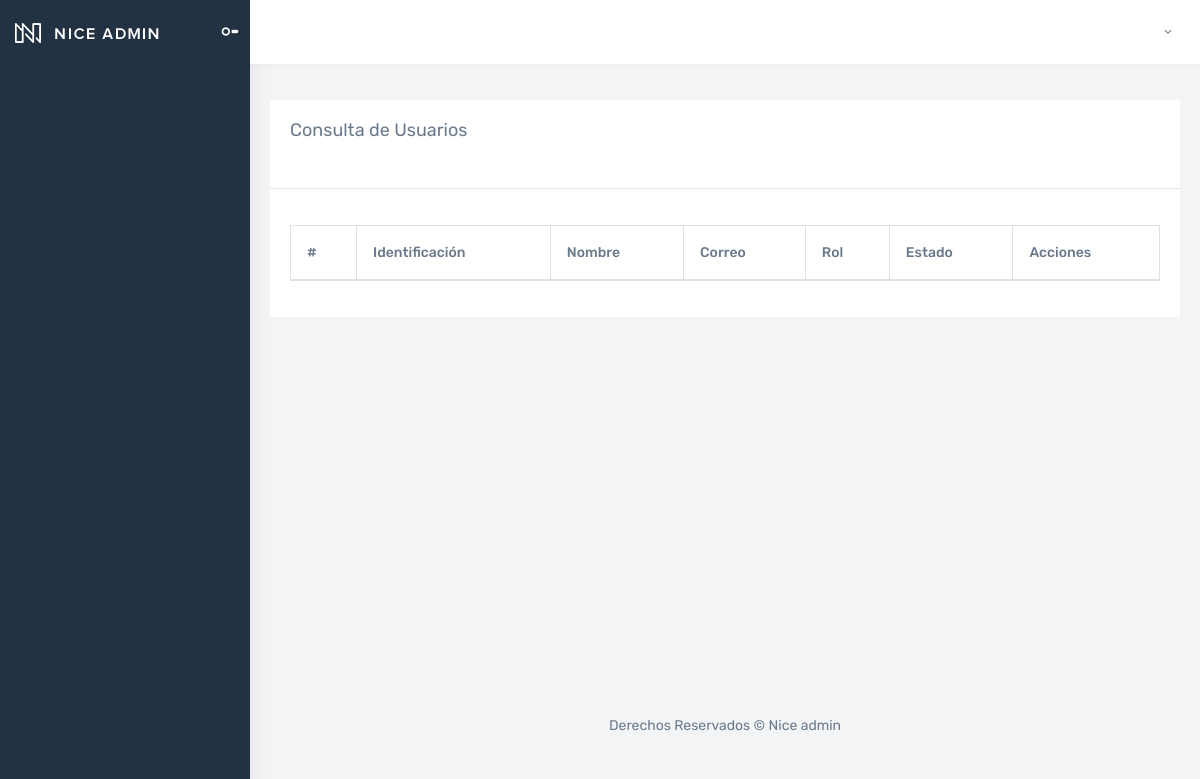
The app's page /Views/Usuario/consultarUsuarios.php, older data.
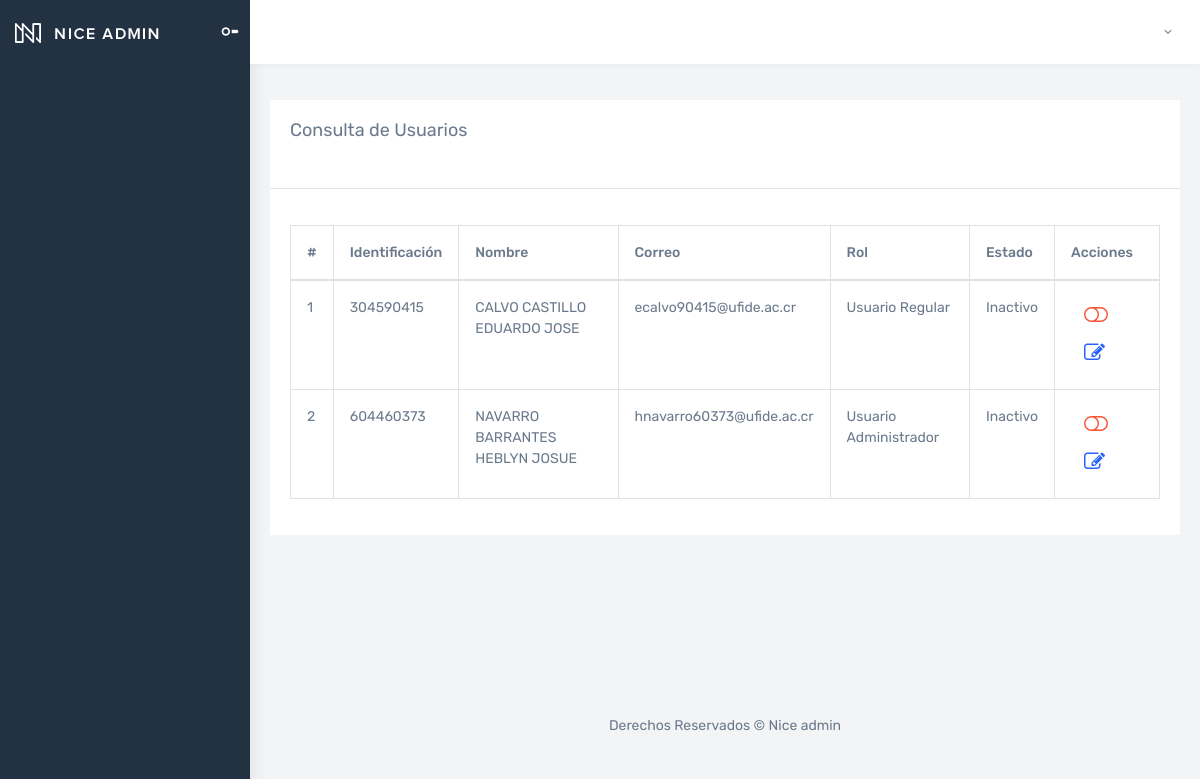
The same page, newer data.
### tables this page shows
CREATE TABLE `tusuario` (
  `IdUsuario` bigint(11) NOT NULL AUTO_INCREMENT,
  `Nombre` varchar(255) NOT NULL,
  `Correo` varchar(100) NOT NULL,
  `Identificacion` varchar(20) NOT NULL,
  `Contrasenna` varchar(10) NOT NULL,
  `IdRol` int(11) NOT NULL,
  PRIMARY KEY (`IdUsuario`),
  KEY `FK_tusuario_trol` (`IdRol`),
  CONSTRAINT `FK_tusuario_trol` FOREIGN KEY (`IdRol`) REFERENCES `trol` (`IdRol`)
);

CREATE TABLE `trol` (
  `IdRol` int(11) NOT NULL AUTO_INCREMENT,
  `NombreRol` varchar(50) NOT NULL,
  PRIMARY KEY (`IdRol`)
);

### Models/usuarioModel.php (called while the page is built, shortened)
<?php
    function ConsultarUsuariosModel()
    {
        try
        {
            $context = OpenDB();
            $sp = "CALL ConsultarUsuarios()";
            $respuesta = $context -> query($sp);
            return $respuesta;
        }
        catch(Exception $error)
        {
            RegistrarError($error);
            return null;
        }
    }
?>

### Controllers/usuarioController.php (called while the page is built, shortened)
<?php
    include_once $_SERVER["DOCUMENT_ROOT"] . '/Curso/Models/usuarioModel.php';
    function ConsultarUsuarios()
    {
        return ConsultarUsuariosModel();
    }
?>

### Views/Usuario/consultarUsuarios.php (the view, shortened to what this page needs)
<?php
    include_once $_SERVER["DOCUMENT_ROOT"] . '/Curso/Views/layoutInterno.php';
    include_once $_SERVER["DOCUMENT_ROOT"] . '/Curso/Controllers/usuarioController.php';
    $resultado = ConsultarUsuarios();
?>
<!DOCTYPE html>
<html>
<?php
       AddCss();
    ?>
<body>
    <div id="main-wrapper">
        <?php
            ShowHeader();
            ShowMenu();
        ?>
        <div class="page-wrapper">
            <div class="container-fluid">
                <div class="row">
                    <div class="col-12">
                        <div class="card">
                            <div class="card-body">
                                <h4 class="card-title">Consulta de Usuarios</h4>
                            </div>
                            <hr>
                            <form class="form-horizontal" action="" method="POST">
                                <div class="card-body">
                                    <table id="tablaDatos" class="table table-bordered table-hover">
                                        <thead>
                                            <tr>
                                                <th>#</th>
                                                <th>Identificación</th>
                                                <th>Nombre</th>
                                                <th>Correo</th>
                                                <th>Rol</th>
                                                <th>Estado</th>
                                                <th>Acciones</th>
                                            </tr>
                                        </thead>
                                        <tbody>
                                            <?php
                                                While($fila = mysqli_fetch_array($resultado))
                                                {
                                                    echo "<tr>";
                                                    echo "<td>". $fila["IdUsuario"] ."</td>";
                                                    echo "<td>". $fila["Identificacion"] ."</td>";
                                                    echo "<td>". $fila["Nombre"] ."</td>";
                                                    echo "<td>". $fila["Correo"] ."</td>";
                                                    echo "<td>". $fila["NombreRol"] ."</td>";
                                                    echo "<td>". $fila["EstadoDescripcion"] ."</td>";
                                                    echo '<td>
                                                        <a class="btn btnAbrirModal" data-toggle="modal" data-target="#CambiarEstadoUsuario"
                                                            data-id="' . $fila["IdUsuario"] . '" data-nombre="' . $fila["Nombre"] . '">
                                                            <i class="fa ' . ($fila["Estado"] ? 'fa-toggle-on text-success' : 'fa-toggle-off text-danger') . '" style="font-size:1.5em;"></i>
                                                        </a>
                                                        <a href="actualizarUsuario.php?q=' . $fila["IdUsuario"] . '" class="btn">
                                                            <i class="fa fa-edit" style="font-size:1.5em;"></i>
                                                        </a>
                                                     </td>';
                                                    echo "</tr>";
                                                }
                                            ?>
                                        </tbody>
                                    </table>
                                </div>
                            </form>
                        </div>
                    </div>
                </div>
            </div>
            <?php
                ShowFooter();
            ?>
        </div>
    </div>
</body>
</html>

### Views/layoutInterno.php (shortened to what this page needs)
<?php
    function ShowHeader()
    {
        $nombreUsuario = "";
        $nombreRol = "";
        echo
            '<header class="topbar">
                <nav class="navbar top-navbar navbar-expand-md navbar-dark">
                    <div class="navbar-header">
                        <div class="navbar-brand">
                            <a href="../Home/principal.php" class="logo">
                                <b class="logo-icon">
                                    <img src="../Imagenes/logo-light-icon.png" alt="homepage" class="light-logo" />
                                </b>
                                <span class="logo-text">
                                    <img src="../Imagenes/logo-light-text.png" class="light-logo" alt="homepage" />
                                </span>
                            </a>
                            <a class="sidebartoggler d-none d-md-block" href="javascript:void(0)" data-sidebartype="mini-sidebar">
                                <i class="mdi mdi-toggle-switch mdi-toggle-switch-off font-20"></i>
                            </a>
                        </div>
                    </div>
                    <div class="navbar-collapse collapse" id="navbarSupportedContent">
                        <ul class="navbar-nav float-left mr-auto">
                            <li class="nav-item dropdown">
                                <a class="nav-link dropdown-toggle waves-effect waves-dark pro-pic" href="" data-toggle="dropdown" aria-haspopup="true" aria-expanded="false">
                                    <span class="m-l-5 font-medium d-none d-sm-inline-block">' . $nombreRol . '</span>
                                </a>
                            </li>
                        </ul>
                        <ul class="navbar-nav float-right">
                            <li class="nav-item dropdown">
                                <a class="nav-link dropdown-toggle waves-effect waves-dark pro-pic" href="" data-toggle="dropdown" aria-haspopup="true" aria-expanded="false">
                                    <span class="m-l-5 font-medium d-none d-sm-inline-block">' . $nombreUsuario . '<i class="mdi mdi-chevron-down"></i></span>
                                </a>
                            </li>
                        </ul>
                    </div>
                </nav>
            </header>';
    }
    function ShowFooter()
    {
        echo
            '<footer class="footer text-center">
                Derechos Reservados © Nice admin
            </footer>';
    }
    function ShowMenu()
    {
        echo
            '<aside class="left-sidebar">
                <div class="scroll-sidebar">
                    <nav class="sidebar-nav">
                        <ul id="sidebarnav">';
        echo '          </ul>
                    </nav>
                </div>
            </aside>';
    }
    function AddCss()
    {
        echo
            '<head>
                <meta charset="utf-8">
                <meta http-equiv="X-UA-Compatible" content="IE=edge">
                <meta name="viewport" content="width=device-width, initial-scale=1">
                <meta name="description" content="">
                <meta name="author" content="">
                <title>Proyecto MN</title>
                <link href="../Estilos/style.css" rel="stylesheet">
                <link href="https://cdnjs.cloudflare.com/ajax/libs/font-awesome/4.7.0/css/font-awesome.css" rel="stylesheet">
                <link href="https://cdn.datatables.net/2.3.2/css/dataTables.bootstrap4.css" rel="stylesheet">
            </head>';
    }
?>

Row changes from the older to the newer data that the page shows:
now on this page (row edited): tusuario: IdUsuario "1", Identificacion "304590415", Nombre "CALVO CASTILLO EDUARDO JOSE", Correo "ecalvo90415@ufide.ac.cr", IdRol.NombreRol "Usuario Regular", EstadoDescripcion "Inactivo"
added tusuario: IdUsuario "2", Identificacion "604460373", Nombre "NAVARRO BARRANTES HEBLYN JOSUE", Correo "hnavarro60373@ufide.ac.cr", IdRol.NombreRol "Usuario Administrador", EstadoDescripcion "Inactivo"
